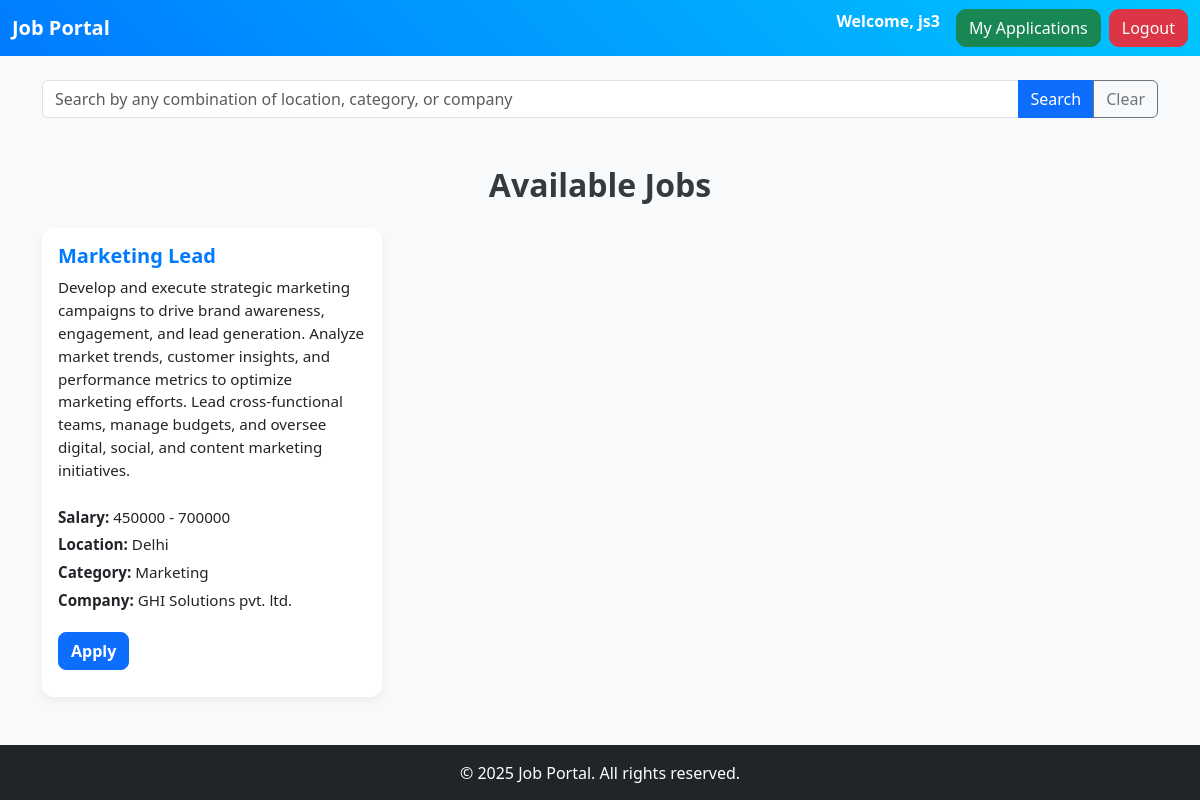
The app's page /home (signed in) with its own data.
### database/models.py (models this page shows)
class Job(db.Model):
    id = db.Column(db.Integer, primary_key=True)
    title = db.Column(db.String(100), nullable=False)
    description = db.Column(db.Text, nullable=False)
    salary = db.Column(db.String(50), nullable=False)
    location = db.Column(db.String(100), nullable=False)
    category = db.Column(db.String(100), nullable=False)
    company = db.Column(db.String(100), nullable=False)
    employer_id = db.Column(db.Integer, db.ForeignKey('user.id', ondelete='CASCADE'), nullable=True)
    applications = db.relationship('Application', backref='job', cascade='all, delete-orphan', lazy=True)

### app.py (the view)
@app.route('/')
@app.route('/home')
def home():
    jobs = Job.query.all()
    employer_jobs = Job.query.filter_by(employer_id=session.get('user_id')).all() if 'user_id' in session and session['role'] == 'employer' else []
    if 'user_id' in session and session['role'] == 'job_seeker':
        applied_job_ids = [app.job_id for app in Application.query.filter_by(user_id=session['user_id']).all()]
        jobs = [job for job in jobs if job.id not in applied_job_ids]
    return render_template('index.html', jobs=jobs, employer_jobs=employer_jobs)

### app.py (called while the page is built)
@app.context_processor
def inject_year():
    return {'year': datetime.now().year}

### templates/index.html (shortened to what this page needs)
<!DOCTYPE html>
<html lang="en">
<head>
    <link rel="stylesheet" href="https://cdn.jsdelivr.net/npm/bootstrap@5.3.0/dist/css/bootstrap.min.css">
</head>
<body>
<nav class="navbar navbar-expand-lg navbar-light bg-light">
    <div class="container-fluid">
        <a class="navbar-brand" href="#">Job Portal</a>
        <div class="collapse navbar-collapse">
            <ul class="navbar-nav ms-auto">
                {% if session['user_id'] %}
                    <li class="nav-item me-3">
                        <span class="navbar-text">Welcome, {{ session['username'] }}</span>
                    </li>
                    {% if session['role'] == 'job_seeker' %}
                        <li class="nav-item me-2">
                            <a href="{{ url_for('my_applications') }}" class="btn btn-success">My Applications</a>
                        </li>
                    {% endif %}
                    <li class="nav-item">
                        <a href="{{ url_for('logout') }}" class="btn btn-danger">Logout</a>
                    </li>
                {% else %}
                    <li class="nav-item">
                        <a href="{{ url_for('login') }}" class="btn btn-success me-2">Login</a>
                        <a href="{{ url_for('register') }}" class="btn btn-secondary">Register</a>
                    </li>
                {% endif %}
            </ul>
        </div>
    </div>
</nav>
    <div class="container mt-4">
        <div class="row mb-4">
            <div class="col-md-12">
                <div class="input-group">
                    <input type="text" id="jobSearch" class="form-control" placeholder="Search by any combination of location, category, or company">
                    <button class="btn btn-primary" type="button" id="searchButton">Search</button>
                    <button class="btn btn-outline-secondary" type="button" id="clearSearch">Clear</button>
                </div>
            </div>
        </div>
    </div>
    <div class="container mt-5 mb-5">
        <h2 class="text-center mb-4">Available Jobs</h2>
        <div class="row g-5">
            {% for job in jobs %}
            <div class="col-md-4 job-card" data-location="{{ job['location'] }}" data-category="{{ job['category'] }}" data-company="{{ job['company'] }}" data-title="{{ job['title'] }}">
                <div class="card mb-4">
                    <div class="card-body">
                        <h5 class="card-title">{{ job['title'] }}</h5>
                        <p class="card-text mb-4">{{ job['description'] }}</p>
                        <p><strong>Salary:</strong> {{ job['salary'] }}</p>
                        <p><strong>Location:</strong> {{ job['location'] }}</p>
                        <p><strong>Category:</strong> {{ job['category'] }}</p>
                        <p><strong>Company:</strong> {{ job['company'] }}</p>
                        {% if session['role'] == 'job_seeker' %}
                            <a href="{{ url_for('apply', job_id=job['id']) }}" class="btn btn-primary">Apply</a>
                        {% endif %}
                    </div>
                </div>
            </div>
            {% endfor %}
        </div>
    </div>
    {% include 'footer.html' %}
</body>
</html>

### templates/index.html (style rules this page uses)
body { font-family: 'Segoe UI', Tahoma, sans-serif; background-color: #f8f9fa; }
.navbar { background: linear-gradient(45deg, #007bff, #00c6ff); }
.navbar-brand, .navbar-text { color: #fff !important; font-weight: bold; }
.navbar .btn { border-radius: 10px; font-weight: 500; }
h2.text-center { margin-bottom: 30px; font-weight: 700; color: #343a40; }
.card-body { padding-bottom: 0.2rem; }
.job-card .card { transition: transform 0.3s, box-shadow 0.3s; border-radius: 12px; border: none; box-shadow: 0 4px 8px rgba(0, 0, 0, 0.05); }
.job-card .card { display: flex; flex-direction: column; height: 100%; }
.card-title { font-size: 1.25rem; font-weight: bold; color: #007bff; }
.card-body p { font-size: 0.95rem; margin-bottom: 5px; }
.card-body .btn { margin-top: 15px; border-radius: 8px; font-weight: 600; margin-bottom: 0; }

### records on screen
Job: title "Marketing Lead", description "Develop and execute strategic marketing campaigns to drive brand awareness, engagement, and lead generation. Analyze market trends, customer insights, and performance metrics to optimize marketing efforts. Lead cross-functional teams, manage budgets, and oversee digital, social, and content marketing initiatives.", salary "450000 - 700000", location "Delhi", category "Marketing", company "GHI Solutions pvt. ltd."

### other values on screen
{{ session['username'] }} "js3"
